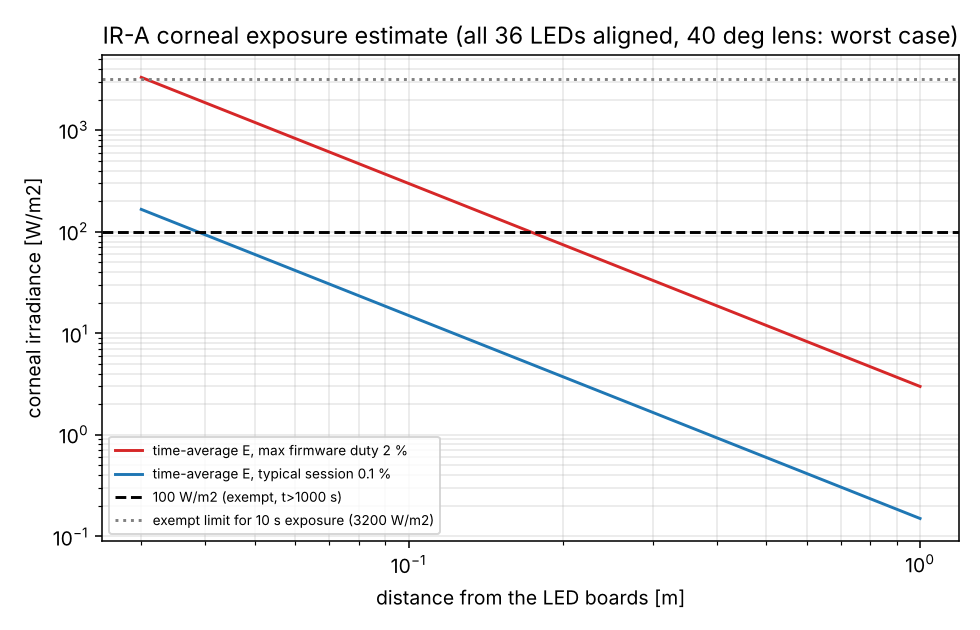

The script that saved this image:
#!/usr/bin/env python3
"""Conservative ESTIMATE of ocular IR exposure against IEC 62471 style limits.
NOT a certification and not a measurement.  Formulas (IEC 62471:2006, exempt group) as
remembered by the author - check them against the standard before relying on them:
  cornea / lens IR-A (780-3000 nm):  E_IR  <= 18000 t^-0.75  W/m2   (t <= 1000 s);  100 W/m2 for t > 1000 s
  retinal thermal (burn):            L_R   <= 50000 / (alpha t^0.25)  W/m2/sr   (10 us <= t <= 10 s), R(850 nm)=0.5
  retinal thermal, weak stimulus:    L_IR  <= 6000 / alpha            W/m2/sr   (t > 10 s)
Worst-case choices: all LEDs of BOTH boards assumed to point at the eye with the narrow 40 deg lens
(real boards are 280 mm apart, so close to the unit the real exposure is lower); point-source
formula used down to 5 cm (over-estimates for an extended array = conservative).
"""
import json
import os
import numpy as np
import matplotlib
matplotlib.use("Agg")
import matplotlib.pyplot as plt

OUT = os.path.dirname(os.path.abspath(__file__))
N_LED = 36
PHI_3A = 1.0 * 3.0 ** 0.85                  # W per LED at 3 A (see radiometry.py)
FWHM40 = np.radians(40)
I0_40 = 0.9 * PHI_3A / (np.pi / (4 * np.log(2)) * FWHM40 ** 2)     # W/sr on axis, narrow lens
I_TOT = N_LED * I0_40                        # W/sr, all aligned (upper bound)
A_CHIP = 1e-6                                # m2, 1 mm2 chip (assumed)
R850 = 10 ** ((700 - 850) / 500)             # 0.50
L_CHIP = PHI_3A / (np.pi * A_CHIP)           # W/m2/sr  (chip radiance, conserved through the lens)
res = {"I_total_Wsr_peak": I_TOT, "I0_per_led_40deg_Wsr": I0_40, "L_chip_Wm2sr": L_CHIP, "R850": R850}
print(f"per LED at 3 A: {PHI_3A:.2f} W, on-axis {I0_40:.2f} W/sr (40 deg lens); all 36 aligned: {I_TOT:.0f} W/sr peak")
print(f"chip radiance {L_CHIP:.2e} W/m2/sr, R-weighted {L_CHIP*R850:.2e}")

duties = {"max firmware duty 2 %": 0.02, "typical session 0.1 %": 0.001}
dist = np.array([0.05, 0.10, 0.15, 0.20, 0.30, 0.50, 1.0])
print("\n-- cornea/lens IR-A, long exposure (limit 100 W/m2 for t > 1000 s), time-average irradiance")
print(f"{'d [m]':>6} {'E_peak W/m2':>12} " + " ".join(f"{k:>24}" for k in duties))
tab = []
for d in dist:
    ep = I_TOT / d ** 2
    row = [d, ep] + [ep * x for x in duties.values()]
    tab.append(row)
    print(f"{d:6.2f} {ep:12.0f} " + " ".join(f"{ep*x:24.1f}" for x in duties.values()))
res["cornea_table"] = tab
d_haz = {k: float(np.sqrt(I_TOT * x / 100.0)) for k, x in duties.items()}
print("distance where time-average irradiance = 100 W/m2:", {k: f"{v:.2f} m" for k, v in d_haz.items()})
res["hazard_distance_m"] = d_haz
# time to reach the limit at 5 cm and 10 cm for 2 % duty
for d in (0.05, 0.10):
    e = I_TOT * 0.02 / d ** 2
    if e > 100:
        t = (18000 / e) ** (1 / 0.75)
        print(f"at {d*100:.0f} cm and 2 % duty the exempt limit 18000 t^-0.75 is reached after {t:.0f} s of staring (E = {e:.0f} W/m2)")
        res[f"t_limit_{int(d*100)}cm_s"] = t
# single burst radiant exposure
for n, w in ((10, 20e-6), (10, 10e-6), (4, 100e-6)):
    t_burst = 5e-3
    for d in (0.05, 0.10, 0.30):
        h = I_TOT / d ** 2 * n * w
        lim = 18000 * t_burst ** 0.25
        print(f"single burst {n} x {w*1e6:.0f} us at {d*100:.0f} cm: H = {h:.2f} J/m2 vs limit {lim:.0f} J/m2 (t={t_burst*1e3:.0f} ms) -> ratio {h/lim:.1e}")
print("\n-- retinal thermal (source = LED chip image; alpha from 1.7 mrad to 100 mrad)")
lr = L_CHIP * R850
for alpha in (0.0017, 0.011, 0.1):
    lim_pulse = 50000 / (alpha * (20e-6) ** 0.25)
    lim_train = 50000 / (alpha * (5e-3) ** 0.25)
    l_train = lr * (200e-6 / 5e-3)
    print(f"  alpha {alpha*1e3:5.1f} mrad: single 20 us pulse L_R {lr:.2e} vs {lim_pulse:.2e} (ratio {lr/lim_pulse:.1e}); "
          f"10x20 us train averaged over 5 ms {l_train:.2e} vs {lim_train:.2e} (ratio {l_train/lim_train:.1e})")
    res[f"retinal_ratio_pulse_alpha{alpha}"] = lr / lim_pulse
print("  weak-stimulus (t>10 s) average radiance vs 6000/alpha:")
for alpha in (0.011, 0.1):
    for dname, x in duties.items():
        l_avg = lr * x
        print(f"    alpha {alpha*1e3:5.1f} mrad, {dname}: {l_avg:.2e} vs {6000/alpha:.2e}  ratio {l_avg/(6000/alpha):.2f}")
        res[f"weak_ratio_a{alpha}_{x}"] = l_avg / (6000 / alpha)
# what duty would break the weak-stimulus limit
for alpha in (0.011, 0.1):
    xmax = (6000 / alpha) / lr
    print(f"  weak-stimulus limit reached at duty {100*xmax:.1f} % (alpha {alpha*1e3:.0f} mrad)")
    res[f"duty_limit_weak_alpha{alpha}"] = xmax

fig, ax = plt.subplots(figsize=(7, 4.5))
dd = np.logspace(np.log10(0.03), 0, 100)
for (k, x), c in zip(duties.items(), ("tab:red", "tab:blue")):
    ax.loglog(dd, I_TOT / dd ** 2 * x, color=c, label=f"time-average E, {k}")
ax.axhline(100, color="k", ls="--", label="100 W/m2 (exempt, t>1000 s)")
ax.axhline(18000 * 10 ** -0.75, color="gray", ls=":", label="exempt limit for 10 s exposure (3200 W/m2)")
ax.set_xlabel("distance from the LED boards [m]"); ax.set_ylabel("corneal irradiance [W/m2]")
ax.set_title("IR-A corneal exposure estimate (all 36 LEDs aligned, 40 deg lens: worst case)")
ax.grid(True, which="both", alpha=0.3); ax.legend(fontsize=7)
fig.tight_layout(); fig.savefig(os.path.join(OUT, "eye_safety.png"), dpi=140)
json.dump(res, open(os.path.join(OUT, "eye_safety.json"), "w"), indent=1, default=float)
